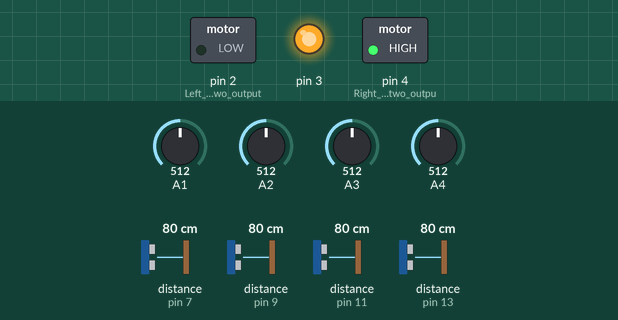
Recording of a sketch running on a simulated Arduino Uno, built with avr-gcc and run on an emulated ATmega328P. Shown: switched loads named in the sketch (green lamp = pin HIGH), output pins drawn as LEDs (lit = HIGH). Dashed ring = blinking. The test bench sets the inputs (shaded band); at power-on: distance to the obstacle (sensors on pin 13, pin 9, pin 7, pin 11) 80 cm, A1 = 512, A2 = 512, A3 = 512, A4 = 512. The echo pulse lasts 58.3 µs per cm; pins used as bus, display or sensor lines are not drawn.

Above: at 6.1 s.
6.2 s: distance to the obstacle (sensor on pin 13) set to 2 cm
At 7.1 s:
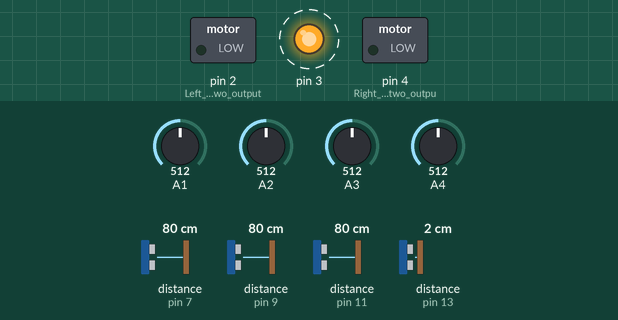
10.5 s: distance to the obstacle (sensor on pin 9) set to 4 cm
14.0 s: distance to the obstacle (sensor on pin 9) set to 2 cm
At 15.2 s:
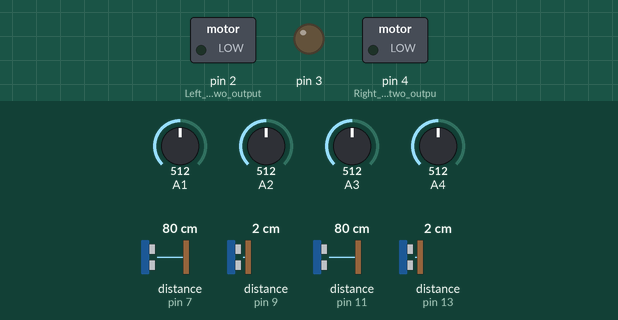
15.5 s: distance to the obstacle (sensor on pin 9) set to 120 cm
At 16.1 s:
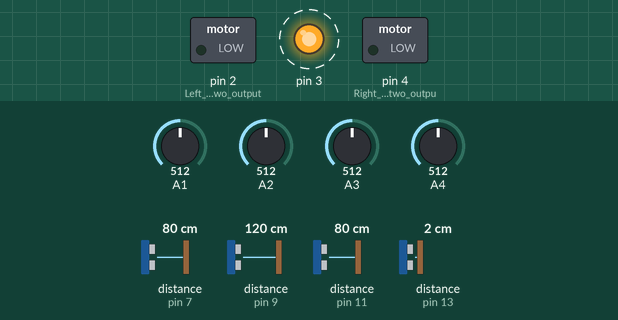
19.5 s: distance to the obstacle (sensor on pin 7) set to 2 cm
At 20.6 s:
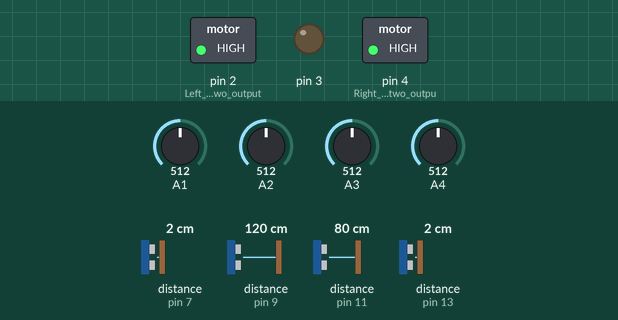
Timing chart, 0 to 24.3 s (numbered marks = the images above; inputs shaded):
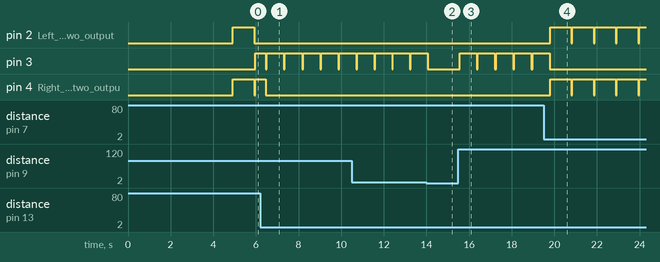

Measured:
- the behaviour switches between 3 and 2 cm on distance to the obstacle (sensor on pin 9) (found by bisection; images 1 and 2)
- after the input at 6.2 s, pin 2 (Left_motor_use_two_output): stops changing and stays LOW; pin 3: alternates HIGH for 0.80 s and LOW for 0.05 s, starting after 0.31 s; pin 4 (Right_motor_use_two_outpu): goes on until 6.5 s, then stays LOW
- after the input at 14.0 s, pin 3: goes on until 14.1 s, then stays LOW
- after the input at 15.5 s, pin 3: alternates HIGH for 0.80 s and LOW for 0.06 s, starting after 0.05 s
- after the input at 19.5 s, pin 2 (Left_motor_use_two_output), pin 4 (Right_motor_use_two_outpu): alternates HIGH for 1.0 s and LOW for 0.04 s, starting after 0.30 s; pin 3: goes on until 19.8 s, then stays LOW

The sketch:

SomoBot2.0.ino
```cpp
#include <Ultrasonic.h>

/* (Trig PIN,Echo PIN, Max.TimeOut in µsec )
 *  centímetros * 58 = Max.TimeOut
 */
Ultrasonic ultraback(12, 13, 2610);
Ultrasonic ultralright(10, 11, 2610);
Ultrasonic ultrafront(6, 7, 2610);
Ultrasonic ultraleft(8, 9, 2610);

boolean rin = 1;                  //Rin color 1=black 0=white
int umbral=550;                   //Umbral 1024=black 0=white

// IR sensors positions in sumobot
boolean IFrontRight;
boolean IFrontLeft;
boolean IBackRight;
boolean IBackLeft;

// Arrays to save data sensors
byte SensorValue[4];             //Array ultrasonic
int  InfraValue[4];              //Array ir sensors


byte RobotEnemigo;
byte referencia;
byte menor;
int contador;

void setup() {
  Serial.begin(9600);
  pinMode(2, OUTPUT); //Left motor use two outputs to inverse direction
  pinMode(3, OUTPUT);
  pinMode(4, OUTPUT); //Right motor use two outputs to inverse direction
  pinMode(5, OUTPUT);
  delay(4900);        //Five seconds to start fight
}

void loop() {
  //Reading the sensor to find the oponent
  RobotEnemigo = sensado(); //Read 4 sensors ultrasonics and 4 IR

  // The oponent is in front
  if (RobotEnemigo == 0) {
    atacarAdelante();
    posicion(umbral);
    if(IFrontRight!=rin || IFrontLeft!=rin) {  //If touch rin line go back
      detenerMotores();
      atacarAtras();
      delay(1000);
      detenerMotores();
    }
  }

  // The oponent is on the right
  if(RobotEnemigo == 1) {
    referencia = menor;
    SensorValue[0] = ultrafront.Ranging(CM);
    SensorValue[3] = ultraback.Ranging(CM);

    while ( SensorValue[0] > referencia  && SensorValue[3] > referencia ) {
      giroDerecha();
      SensorValue[0] = ultrafront.Ranging(CM);
      SensorValue[3] = ultraback.Ranging(CM);
      contador += contador;
      if (contador >= 40) {
        detenerMotores();
        delay(200);
        break;
      }
    }
    detenerMotores();
  }

  contador=0;
  RobotEnemigo = sensado();

  // The oponent is on the left
  if(RobotEnemigo == 2 ) {
    referencia = menor;
    SensorValue[0] = ultrafront.Ranging(CM);
    SensorValue[3] = ultraback.Ranging(CM);

    while ( SensorValue[0] < referencia  && SensorValue[3] < referencia ) {
      giroIzquierda();
      SensorValue[0] = ultrafront.Ranging(CM);
      SensorValue[3] = ultraback.Ranging(CM);

      contador += contador;
      if (contador >= 40) {
        detenerMotores();
        delay(200);
        break;
      }
    }
    detenerMotores();
  }

  contador=0;
  RobotEnemigo = sensado();

  //The oponent is behind
  if (RobotEnemigo == 3) {
    atacarAtras();
    posicion(umbral);
    if(IBackRight!=rin || IBackLeft!=rin) {
      detenerMotores();
      atacarAdelante();
      delay(800);
      detenerMotores();
    }
  }

  // Searching oponent
  if (menor>=40) {
    giroDerecha();
    delay(500);
    detenerMotores();
  }
}


//Reading a ultrasonic sensors and saving distances in array
byte sensado() {
  byte posicion = 0;

  SensorValue[0] = ultrafront.Ranging(CM);      //0 Enfrente
  SensorValue[1] = ultralright.Ranging(CM);     //1 Derecha
  SensorValue[2] = ultraleft.Ranging(CM);       //2 Izquierda
  SensorValue[3] = ultraback.Ranging(CM);       //3 Atras

  menor = SensorValue[0];

  for (byte i = 0; i < 4; i++) {
    if (SensorValue[i] < menor) {
      menor = SensorValue[i];
      posicion = i;
    }
  }
  if (posicion == 200) {
    posicion = 0;
  }

  return posicion;
}

// Reading IR sensors positions
void posicion(int umbra) {
  InfraValue[0]= analogRead(2);
  InfraValue[1]= analogRead(1);
  InfraValue[2]= analogRead(4);
  InfraValue[3]= analogRead(3);

  for(int i=0; i<4; i++) {
    if (InfraValue[i]<=umbra) {
      InfraValue[i]=0;
    } else {
      InfraValue[i]=1;
    }
  }

  IFrontRight=InfraValue[0];
  IFrontLeft =InfraValue[1];
  IBackRight =InfraValue[2];
  IBackLeft  =InfraValue[3];
}

void atacarAdelante() {
  digitalWrite(2, LOW);
  digitalWrite(4, LOW);
  digitalWrite(3, HIGH);
  digitalWrite(5, HIGH);
}

void atacarAtras() {
  digitalWrite(3, LOW);
  digitalWrite(5, LOW);
  digitalWrite(2, HIGH);
  digitalWrite(4, HIGH);
}

void giroDerecha() {
  digitalWrite(2, LOW);
  digitalWrite(5, LOW);
  digitalWrite(4, HIGH);
  digitalWrite(3, HIGH);
}

void giroIzquierda() {
  digitalWrite(4, LOW);
  digitalWrite(3, LOW);
  digitalWrite(2, HIGH);
  digitalWrite(5, HIGH);
}

void detenerMotores() {
  for (byte i = 2; i < 6; i++)
  {
    digitalWrite(i, LOW);
  }
}
```
